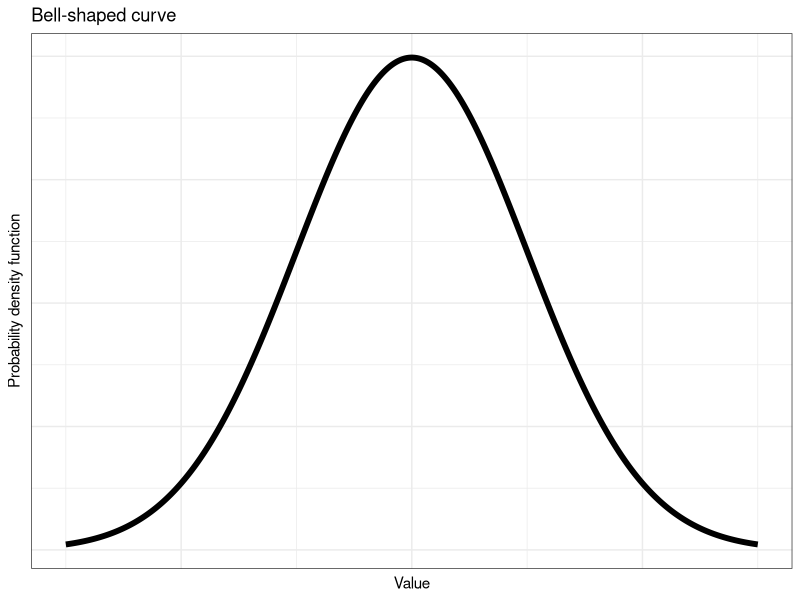
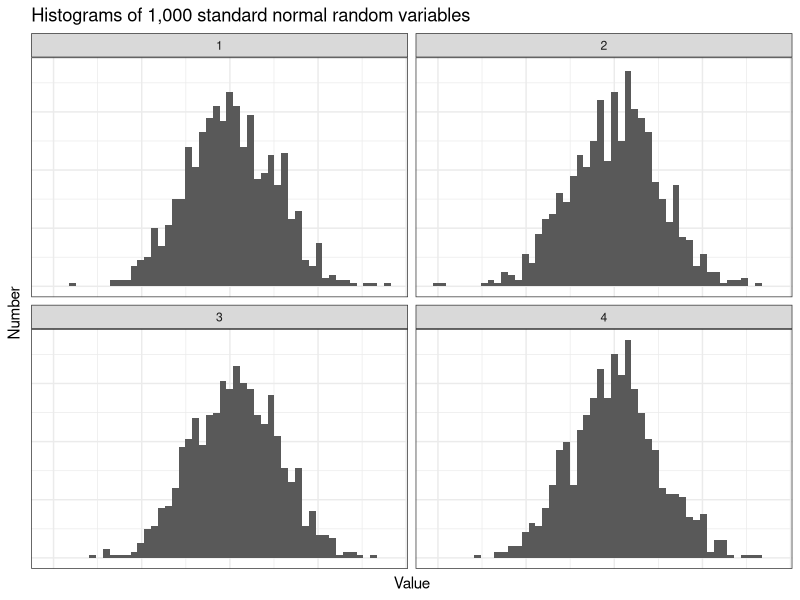
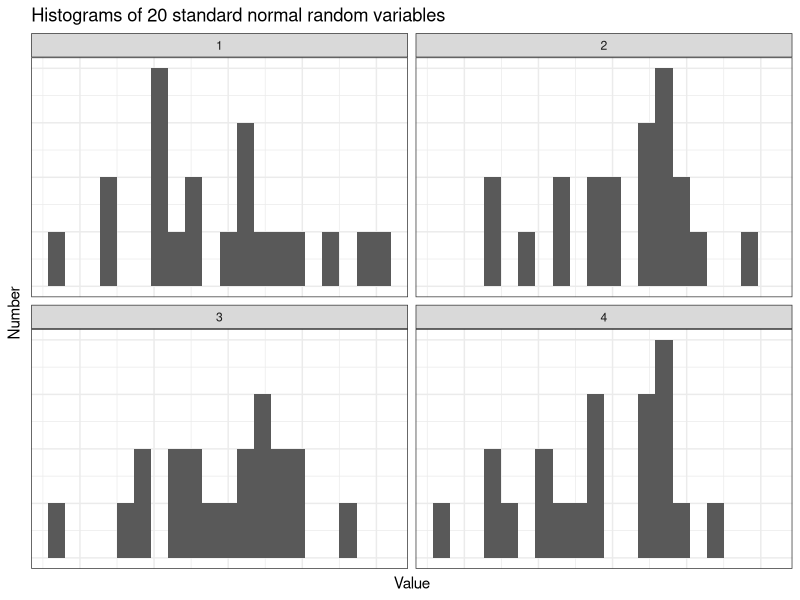
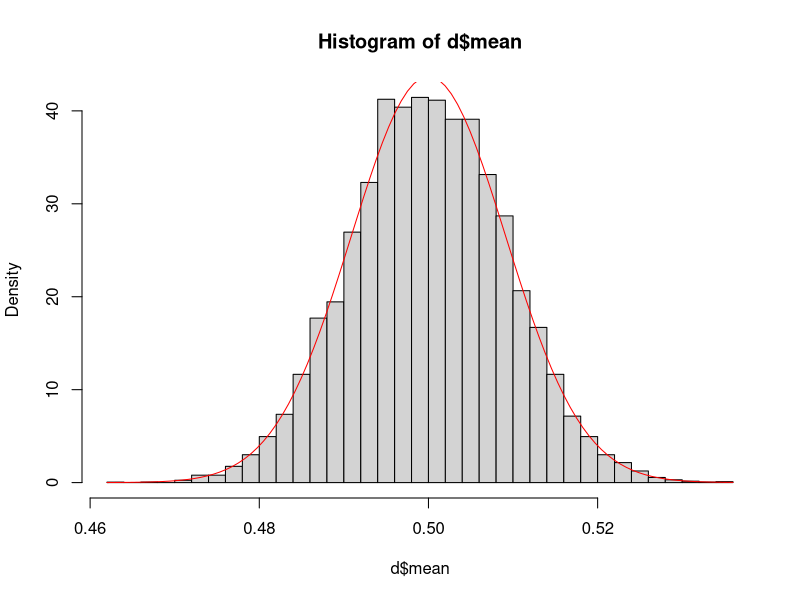
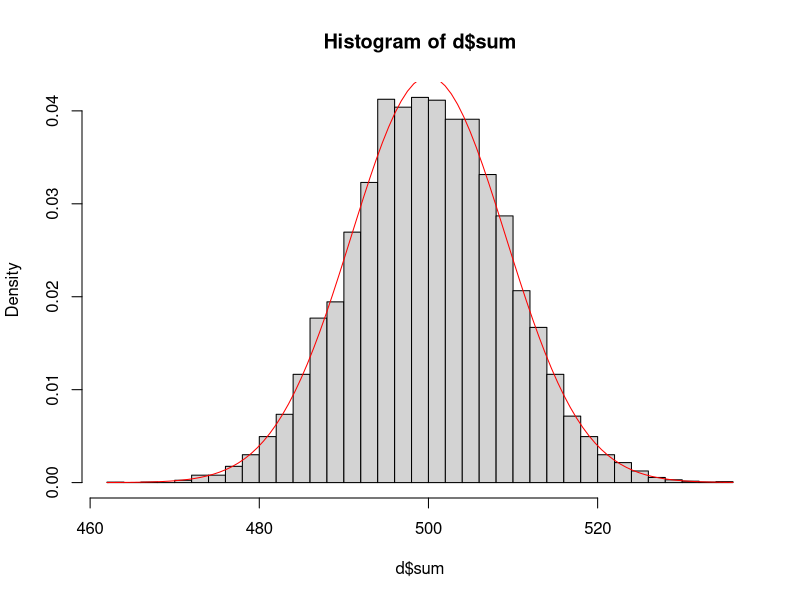

Generate these figures, in order, with R:
## ----libraries, message=FALSE, warning=FALSE, cache=FALSE-------------------------------------------------------------
library("tidyverse")


## ----set_seed---------------------------------------------------------------------------------------------------------
set.seed(2)


## ----out.width = "0.8\\textwidth"-------------------------------------------------------------------------------------
d <- data.frame(x = seq(-3, 3, by = 0.01)) %>% 
  dplyr::mutate(pdf = dnorm(x))

ggplot(d, aes(x = x, y = pdf)) + 
  geom_line(size = 2) + 
  theme_bw() + 
  theme(
    axis.text.x = element_blank(),
    axis.text.y = element_blank(),
    axis.ticks = element_blank()) +
  labs(title = "Bell-shaped curve", x = "Value", 
       y = "Probability density function")


## ---------------------------------------------------------------------------------------------------------------------
d <- data.frame(rep = 1:4, samples = rnorm(4*1e3))

ggplot(d, aes(x = samples)) + 
  geom_histogram(bins = 50) +
  facet_wrap(~rep) + 
  theme_bw() +
  theme(
    axis.text.x = element_blank(),
    axis.text.y = element_blank(),
    axis.ticks = element_blank()) +
  labs(title = "Histograms of 1,000 standard normal random variables", 
       x = "Value", y = "Number")
  


## ---------------------------------------------------------------------------------------------------------------------
d <- data.frame(rep = 1:4, samples = rnorm(4*20))

ggplot(d, aes(x = samples)) + 
  geom_histogram(bins = 20) +
  facet_wrap(~rep) + 
  theme_bw() +
  theme(
    axis.text.x = element_blank(),
    axis.text.y = element_blank(),
    axis.ticks = element_blank()) +
  labs(title = "Histograms of 20 standard normal random variables", 
       x = "Value", y = "Number")
  


## ----averages_of_uniforms, echo = FALSE, eval = FALSE, fig.height=4, out.width="\\textwidth"--------------------------
## n_sims <- 10000; n_obs  <- 1000
## d <- data.frame(rep = rep(1:n_sims, each = n_obs),
##                 x   = runif(n_sims * n_obs)) %>%
##   group_by(rep) %>%
##   summarize(mean = mean(x),
##             sum  = sum(x))
## 
## hist(d$mean, 50, probability = TRUE)
## curve(dnorm(x, mean = 1/2, sqrt(1/12/n_obs)), add = TRUE, col = "red")


## ---------------------------------------------------------------------------------------------------------------------
n_sims <- 10000; n_obs  <- 1000
d <- data.frame(rep = rep(1:n_sims, each = n_obs),
                x   = runif(n_sims * n_obs)) %>%
  group_by(rep) %>%
  summarize(mean = mean(x),
            sum  = sum(x))

hist(d$mean, 50, probability = TRUE)
curve(dnorm(x, mean = 1/2, sqrt(1/12/n_obs)), add = TRUE, col = "red")


## ----echo = FALSE, fig.height=4---------------------------------------------------------------------------------------
hist(d$sum,  50, probability = TRUE)
curve(dnorm(x, mean = n_obs/2, sqrt(n_obs/12)), add = TRUE, col = "red")


## ----echo=TRUE--------------------------------------------------------------------------------------------------------
n = 99
p = 19/39
1-pbinom(49, n, p)


## ----echo=TRUE--------------------------------------------------------------------------------------------------------
1-pnorm(50, n*p, sqrt(n*p*(1-p)))


## ----echo = TRUE------------------------------------------------------------------------------------------------------
diff(pnorm(c(-1.37,1.37))) 


## ----echo = TRUE------------------------------------------------------------------------------------------------------
1-2*pnorm(-1.96)
